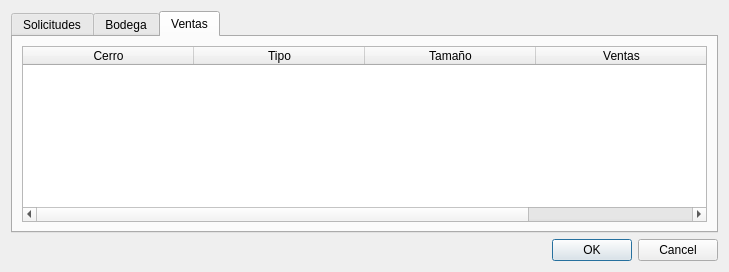
<?xml version="1.0" encoding="UTF-8"?>
<ui version="4.0">
 <class>Admin_View</class>
 <widget class="QDialog" name="Admin_View">
  <property name="geometry">
   <rect>
    <x>0</x>
    <y>0</y>
    <width>729</width>
    <height>272</height>
   </rect>
  </property>
  <property name="windowTitle">
   <string>Dialog</string>
  </property>
  <layout class="QVBoxLayout" name="verticalLayout">
   <item>
    <widget class="QTabWidget" name="tabWidget">
     <property name="tabShape">
      <enum>QTabWidget::Rounded</enum>
     </property>
     <property name="currentIndex">
      <number>2</number>
     </property>
     <widget class="QWidget" name="tab">
      <attribute name="title">
       <string>Solicitudes</string>
      </attribute>
      <layout class="QVBoxLayout" name="verticalLayout_2">
       <item>
        <widget class="QTableWidget" name="tableWidget">
         <attribute name="horizontalHeaderDefaultSectionSize">
          <number>229</number>
         </attribute>
         <column>
          <property name="text">
           <string>Cerro</string>
          </property>
         </column>
         <column>
          <property name="text">
           <string>Solicitudes Restantes</string>
          </property>
         </column>
         <column>
          <property name="text">
           <string>Solicitudes Entregadas</string>
          </property>
         </column>
        </widget>
       </item>
      </layout>
     </widget>
     <widget class="QWidget" name="tab_2">
      <attribute name="title">
       <string>Bodega</string>
      </attribute>
      <layout class="QVBoxLayout" name="verticalLayout_3">
       <item>
        <widget class="QTableWidget" name="tableWidget_2">
         <attribute name="horizontalHeaderDefaultSectionSize">
          <number>213</number>
         </attribute>
         <attribute name="verticalHeaderDefaultSectionSize">
          <number>34</number>
         </attribute>
         <row>
          <property name="text">
           <string>5 Kg</string>
          </property>
         </row>
         <row>
          <property name="text">
           <string>11 Kg</string>
          </property>
         </row>
         <row>
          <property name="text">
           <string>15 Kg</string>
          </property>
         </row>
         <row>
          <property name="text">
           <string>45 Kg</string>
          </property>
         </row>
         <column>
          <property name="text">
           <string>Catalíticos Restantes</string>
          </property>
         </column>
         <column>
          <property name="text">
           <string>No Catalíticos Restantes</string>
          </property>
         </column>
         <column>
          <property name="text">
           <string>Total</string>
          </property>
         </column>
        </widget>
       </item>
      </layout>
     </widget>
     <widget class="QWidget" name="tab_3">
      <attribute name="title">
       <string>Ventas</string>
      </attribute>
      <layout class="QVBoxLayout" name="verticalLayout_4">
       <item>
        <widget class="QTableWidget" name="tableWidget_3">
         <attribute name="horizontalHeaderDefaultSectionSize">
          <number>171</number>
         </attribute>
         <attribute name="verticalHeaderDefaultSectionSize">
          <number>30</number>
         </attribute>
         <column>
          <property name="text">
           <string>Cerro</string>
          </property>
         </column>
         <column>
          <property name="text">
           <string>Tipo</string>
          </property>
         </column>
         <column>
          <property name="text">
           <string>Tamaño</string>
          </property>
         </column>
         <column>
          <property name="text">
           <string>Ventas</string>
          </property>
         </column>
        </widget>
       </item>
      </layout>
     </widget>
    </widget>
   </item>
   <item>
    <widget class="QDialogButtonBox" name="buttonBox">
     <property name="orientation">
      <enum>Qt::Horizontal</enum>
     </property>
     <property name="standardButtons">
      <set>QDialogButtonBox::Cancel|QDialogButtonBox::Ok</set>
     </property>
    </widget>
   </item>
  </layout>
 </widget>
 <resources/>
 <connections>
  <connection>
   <sender>buttonBox</sender>
   <signal>accepted()</signal>
   <receiver>Admin_View</receiver>
   <slot>accept()</slot>
   <hints>
    <hint type="sourcelabel">
     <x>588</x>
     <y>254</y>
    </hint>
    <hint type="destinationlabel">
     <x>157</x>
     <y>271</y>
    </hint>
   </hints>
  </connection>
  <connection>
   <sender>buttonBox</sender>
   <signal>rejected()</signal>
   <receiver>Admin_View</receiver>
   <slot>reject()</slot>
   <hints>
    <hint type="sourcelabel">
     <x>656</x>
     <y>260</y>
    </hint>
    <hint type="destinationlabel">
     <x>286</x>
     <y>271</y>
    </hint>
   </hints>
  </connection>
 </connections>
</ui>
